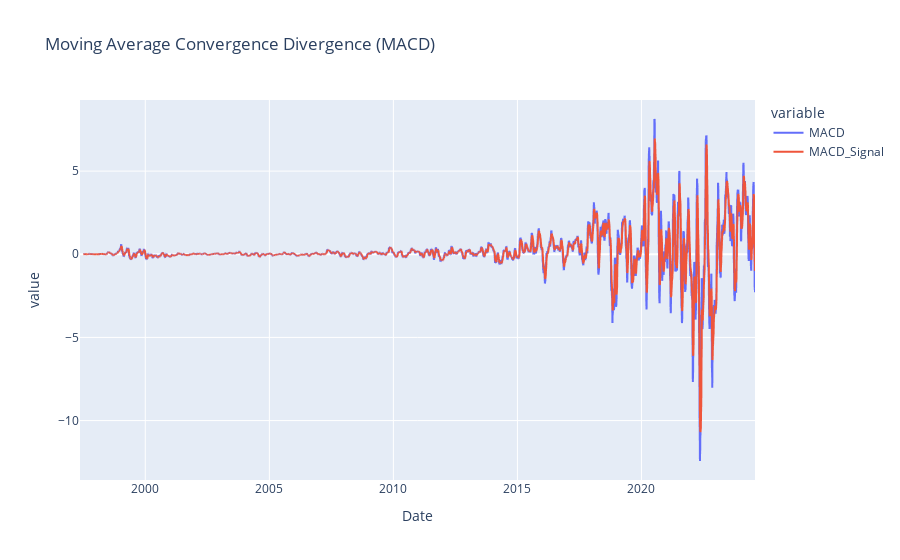

The code cell stored with this chart in its notebook:
### Code cell
fa.plot_macd()

### Figure 1 — Plotly figure (JSON) as saved in the notebook; plotly's stock layout.template omitted (floating-point values rounded to 4 significant figures; data arrays with more than 128 entries replaced by an {"elided": "..."} marker saying what was removed)
{"data": [{"hovertemplate": "variable=MACD<br>Date=%{x}<br>value=%{y}<extra></extra>", "legendgroup": "MACD", "line": {"color": "#636efa", "dash": "solid"}, "marker": {"symbol": "circle"}, "mode": "lines", "name": "MACD", "showlegend": true, "type": "scattergl", "x": {"elided": "6846 str values"}, "xaxis": "x", "y": {"elided": "6846 float values"}, "yaxis": "y"}, {"hovertemplate": "variable=MACD_Signal<br>Date=%{x}<br>value=%{y}<extra></extra>", "legendgroup": "MACD_Signal", "line": {"color": "#EF553B", "dash": "solid"}, "marker": {"symbol": "circle"}, "mode": "lines", "name": "MACD_Signal", "showlegend": true, "type": "scattergl", "x": {"elided": "6846 str values"}, "xaxis": "x", "y": {"elided": "6846 float values"}, "yaxis": "y"}], "layout": {"legend": {"title": {"text": "variable"}, "tracegroupgap": 0}, "title": {"text": "Moving Average Convergence Divergence (MACD)"}, "xaxis": {"anchor": "y", "domain": [0, 1], "title": {"text": "Date"}}, "yaxis": {"anchor": "x", "domain": [0, 1], "title": {"text": "value"}}}}
